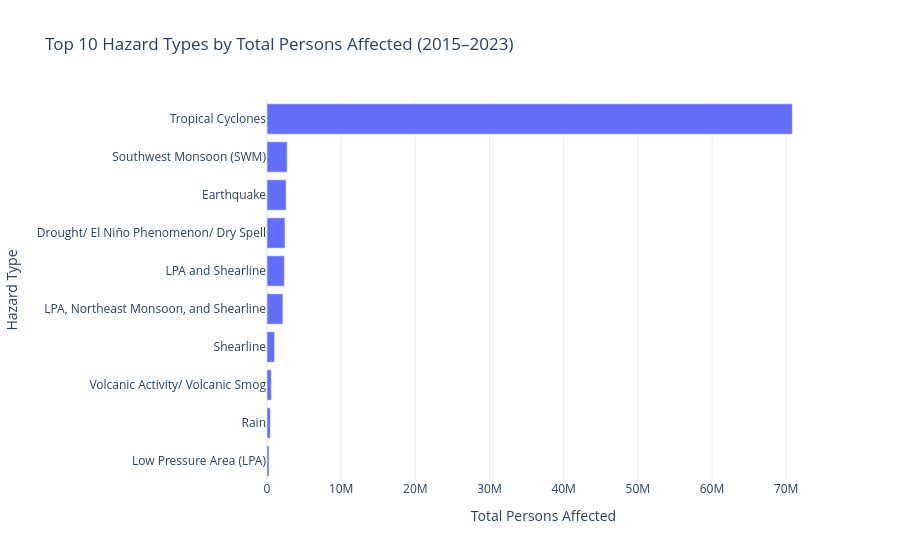

Notebook cell for this chart:
### Code cell
# Chart 2: Top 10 hazard types by total persons affected
top10 = summary.head(10)
bar_fig = px.bar(
    top10,
    x="total_persons",
    y="hazard_type",
    orientation="h",
    title="Top 10 Hazard Types by Total Persons Affected (2015–2023)",
    labels={
        "total_persons": "Total Persons Affected",
        "hazard_type": "Hazard Type",
    },
)
bar_fig.update_layout(template="plotly_white", yaxis=dict(autorange="reversed"))
bar_path = save_chart_html(bar_fig, "top10_hazards.html")
bar_fig

### Figure 1 — Plotly figure (JSON) as saved in the notebook; plotly's stock layout.template omitted (floating-point values rounded to 4 significant figures)
{"data": [{"hovertemplate": "Total Persons Affected=%{x}<br>Hazard Type=%{y}<extra></extra>", "legendgroup": "", "marker": {"color": "#636efa", "pattern": {"shape": ""}}, "name": "", "orientation": "h", "showlegend": false, "textposition": "auto", "type": "bar", "x": [70834024, 2717481, 2580522, 2432804, 2342110, 2143347, 1019841, 580204, 454934, 273577], "xaxis": "x", "y": ["Tropical Cyclones", "Southwest Monsoon (SWM)", "Earthquake", "Drought/ El Niño Phenomenon/ Dry Spell", "LPA and Shearline", "LPA, Northeast Monsoon, and Shearline", "Shearline", "Volcanic Activity/ Volcanic Smog", "Rain", "Low Pressure Area (LPA)"], "yaxis": "y"}], "layout": {"barmode": "relative", "legend": {"tracegroupgap": 0}, "title": {"text": "Top 10 Hazard Types by Total Persons Affected (2015–2023)"}, "xaxis": {"anchor": "y", "domain": [0, 1], "title": {"text": "Total Persons Affected"}}, "yaxis": {"anchor": "x", "autorange": "reversed", "domain": [0, 1], "title": {"text": "Hazard Type"}}}}
